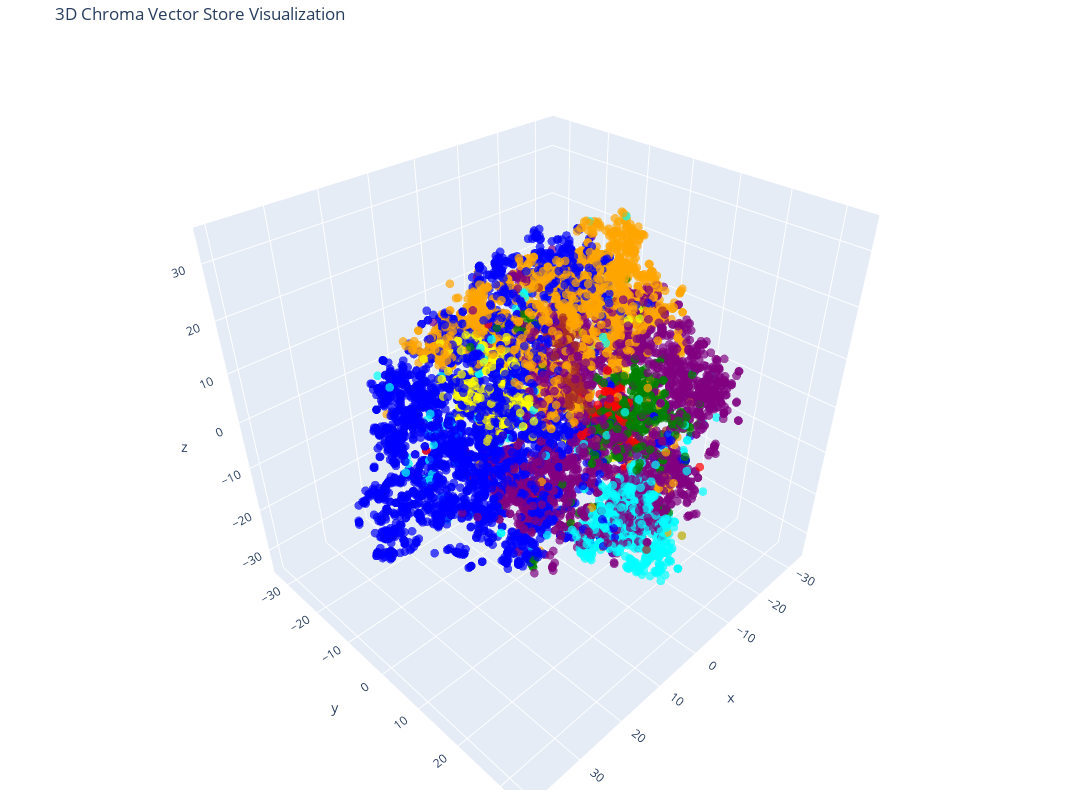

This figure's notebook cell:
### Code cell
#create the 3D scatter plot
fig = go.Figure(data=[go.Scatter3d(
    x=reduced_vectors[:, 0],
    y=reduced_vectors[:, 1],
    z=reduced_vectors[:, 2],
    mode='markers',
    marker=dict(size=3, color=colors, opacity=0.7),
)])

fig.update_layout(
    title='3D Chroma Vector Store Visualization',
    scene=dict(xaxis_title='x', yaxis_title='y', zaxis_title='z'),
    width=1200,
    height=800,
    margin=dict(r=20, b=10, l=10, t=40)
)

fig.show()

### Figure 1 — Plotly figure (JSON) as saved in the notebook; plotly's stock layout.template omitted (floating-point values rounded to 4 significant figures; data arrays with more than 128 entries replaced by an {"elided": "..."} marker saying what was removed)
{"data": [{"marker": {"color": {"elided": "10000 str values"}, "opacity": 0.7, "size": 3}, "mode": "markers", "type": "scatter3d", "x": {"elided": "10000 float values"}, "y": {"elided": "10000 float values"}, "z": {"elided": "10000 float values"}}], "layout": {"height": 800, "margin": {"b": 10, "l": 10, "r": 20, "t": 40}, "scene": {"xaxis": {"title": {"text": "x"}}, "yaxis": {"title": {"text": "y"}}, "zaxis": {"title": {"text": "z"}}}, "title": {"text": "3D Chroma Vector Store Visualization"}, "width": 1200}}
